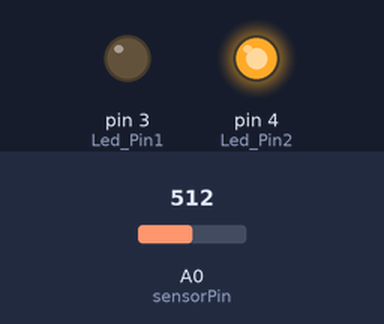
Recording of a sketch running on a simulated Arduino Uno, built with avr-gcc and run on an emulated ATmega328P. On the bench: output pins drawn as LEDs (lit = HIGH). Inputs (shaded band) come from the test bench; at power-on: A0 (sensorPin) = 512. What the sketch prints to the serial monitor is not drawn.

Above: at 1.2 s.
1.3 s: A0 (sensorPin) set to 169
2.8 s: A0 (sensorPin) set to 145
At 3.4 s:
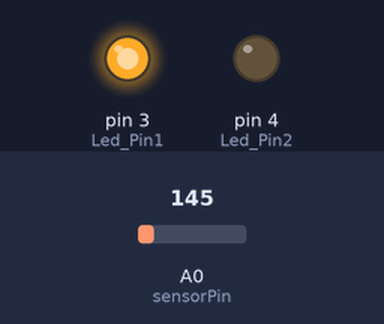
4.3 s: A0 (sensorPin) set to 306
At 4.7 s:
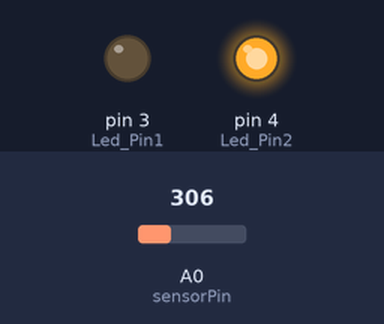
5.8 s: A0 (sensorPin) set to 122
At 7.1 s:
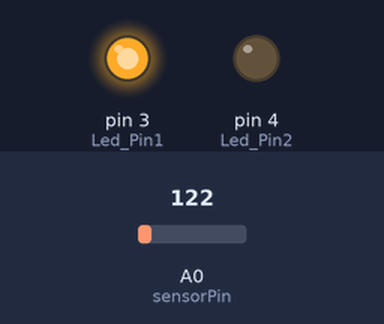
Timing chart, 0 to 8.3 s (numbered marks = the images above; inputs shaded):
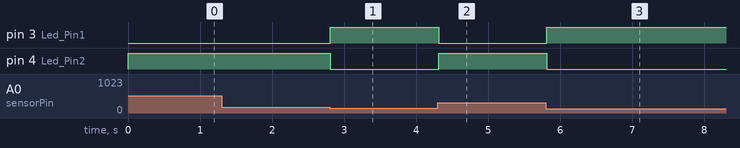

The sketch:

ejercicio1.ino
```cpp
// Temperatura
int readValue = 0;
int lastValue = 1;
int sensorPin = A0;
int Led_Pin1 = 3;
int Led_Pin2 = 4;
float voltsValue;
float tempValue;
void setup()
{
  Serial.begin(9600);
  pinMode(Led_Pin1, OUTPUT);
  pinMode(Led_Pin2, OUTPUT);
}
void loop()
{
  // Lectura Analoga
  readValue = analogRead(sensorPin);
  if (lastValue != readValue) {
    Serial.print("readValue: ");
    Serial.print(readValue);
    lastValue = readValue;
    voltsValue = 5.0 / 1024 * readValue;
    Serial.print(" -> voltsValue: ");
    Serial.print(voltsValue);
    tempValue = voltsValue * 100 - 50;
    Serial.print(" -> tempValue: ");
    Serial.println(tempValue);
    if (tempValue < 25)
    {
      Serial.print("Hace frio");
      digitalWrite(Led_Pin2,0);
      digitalWrite(Led_Pin1,1);
  	}
    else
    {
      Serial.print("Hace calor");
      digitalWrite(Led_Pin1,0);
      digitalWrite(Led_Pin2, 1);
    }
  }
    delay(100);
}
```

Measured:
- the behaviour switches between 154 and 153 on A0 (sensorPin) (found by bisection; images 0 and 1)
- after the input at 1.3 s, every drawn part: stays the same
- after the input at 2.8 s, pin 3 (Led_Pin1): LOW → HIGH at once; pin 4 (Led_Pin2): HIGH → LOW at once
- after the input at 4.3 s, pin 3 (Led_Pin1): HIGH → LOW at once; pin 4 (Led_Pin2): LOW → HIGH at once
- after the input at 5.8 s, pin 3 (Led_Pin1): LOW → HIGH at once; pin 4 (Led_Pin2): HIGH → LOW at once
